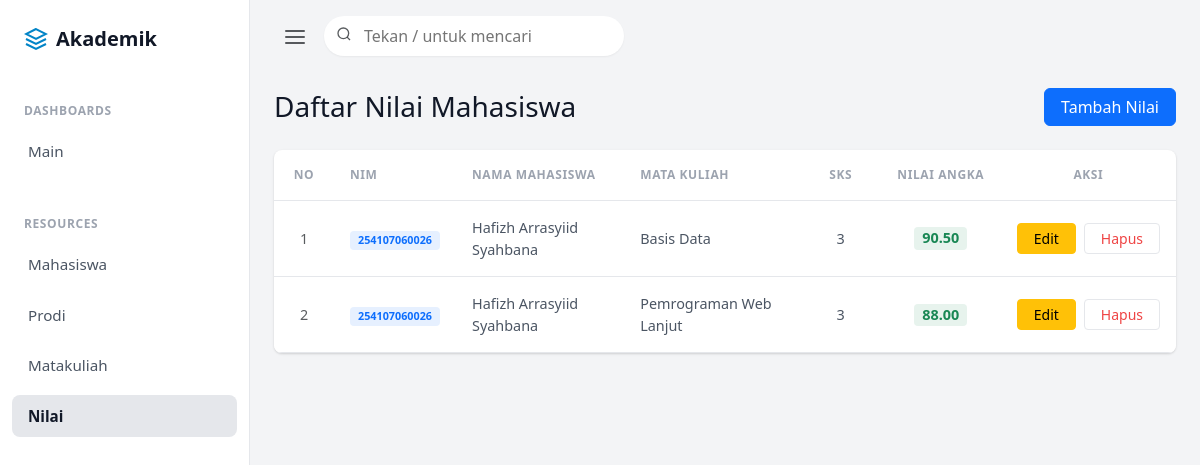
/index.php?page=nilai, run on the app's committed database.
### tables this page shows
CREATE TABLE nilai (
    id_nilai INT AUTO_INCREMENT PRIMARY KEY,
    nim VARCHAR(20),
    kode_mk VARCHAR(10),
    nilai_angka DECIMAL(5, 2),
    FOREIGN KEY (nim) REFERENCES mahasiswa (nim) ON DELETE CASCADE,
    FOREIGN KEY (kode_mk) REFERENCES matakuliah (kode_mk) ON DELETE CASCADE
);

CREATE TABLE mahasiswa (
    nim VARCHAR(20) PRIMARY KEY,
    nama_lengkap VARCHAR(150) NOT NULL,
    id_prodi INT,
    angkatan INT,
    FOREIGN KEY (id_prodi) REFERENCES prodi (id_prodi) ON DELETE SET NULL
);

CREATE TABLE matakuliah (
    kode_mk VARCHAR(10) PRIMARY KEY,
    nama_mk VARCHAR(100) NOT NULL,
    sks INT NOT NULL
);

### views/nilai/nilai.php (the view)
<?php require_once __DIR__ . '/../../config/koneksi.php'; ?>
<div class="d-flex justify-content-between align-items-center mb-4">
    <h3 class="fw-normal mb-0" style="color: var(--nova-heading);">Daftar Nilai Mahasiswa</h3>
    <a href="index.php?page=nilaiCreate" class="btn btn-primary px-3">Tambah Nilai</a>
</div>
<div class="nova-card overflow-hidden">
    <div class="table-responsive">
        <table class="table align-middle mb-0">
            <thead>
                <tr>
                    <th class="text-center" style="width: 60px;">No</th>
                    <th>NIM</th>
                    <th>Nama Mahasiswa</th>
                    <th>Mata Kuliah</th>
                    <th class="text-center" style="width: 80px;">SKS</th>
                    <th class="text-center" style="width: 120px;">Nilai Angka</th>
                    <th class="text-center" style="width: 100px;">Aksi</th>
                </tr>
            </thead>
            <tbody>
                <?php
                $query = "SELECT n.id_nilai, m.nim, m.nama_lengkap, mk.nama_mk, mk.sks, n.nilai_angka
                          FROM nilai n
                          INNER JOIN mahasiswa m ON n.nim = m.nim
                          INNER JOIN matakuliah mk ON n.kode_mk = mk.kode_mk
                          ORDER BY m.nama_lengkap ASC, mk.nama_mk ASC";
                $result = mysqli_query($conn, $query);
                $no = 1;
                while ($row = mysqli_fetch_assoc($result)) :
                ?>
                    <tr>
                        <td class="text-center text-muted"><?= $no++ ?></td>
                        <td><span class="badge bg-primary bg-opacity-10 text-primary px-2 py-1 rounded-1"><?= $row['nim'] ?></span></td>
                        <td><?= $row['nama_lengkap'] ?></td>
                        <td><?= $row['nama_mk'] ?></td>
                        <td class="text-center"><?= $row['sks'] ?></td>
                        <td class="text-center">
                            <span class="badge bg-success bg-opacity-10 text-success px-2 py-1 rounded-1" style="font-size: 0.9rem;">
                                <?= number_format($row['nilai_angka'], 2) ?>
                            </span>
                        </td>
                        <td class="text-center">
                            <div class="d-flex justify-content-center gap-2">
                                <a href="index.php?page=nilaiEdit&id=<?= $row['id_nilai'] ?>"
                                    class="btn btn-warning btn-sm fw-medium px-3">Edit</a>
                                <a href="controllers/nilaiController.php?aksi=hapus&id=<?= $row['id_nilai'] ?>"
                                    class="btn btn-danger btn-sm px-3"
                                    onclick="return confirm('Yakin menghapus nilai ini?')">Hapus</a>
                            </div>
                        </td>
                    </tr>
                <?php endwhile; ?>
            </tbody>
        </table>
    </div>
</div>

### assets/css/style.css (style rules this page uses)
:root { --nova-bg: #f3f4f6; --nova-sidebar: #ffffff; --nova-text: #4b5563; --nova-heading: #111827; --nova-muted: #9ca3af; --nova-primary: #0ea5e9; --nova-primary-hover: #0284c7; --nova-border: #e5e7eb; --nova-create: #01bd3d; }
body { background-color: var(--nova-bg) !important; color: var(--nova-text); font-family: system-ui, -apple-system, sans-serif; }
.nova-card { background-color: #fff; border-radius: 0.5rem; box-shadow: 0 1px 3px 0 rgba(0, 0, 0, 0.1), 0 1px 2px 0 rgba(0, 0, 0, 0.06); border: none; }
.table { margin-bottom: 0; }
.table th { background-color: transparent !important; color: var(--nova-muted); font-size: 0.75rem; font-weight: 700; text-transform: uppercase; letter-spacing: 0.05em; border-bottom: 1px solid var(--nova-border); padding: 1rem; }
.table td { padding: 1rem; vertical-align: middle; border-bottom: 1px solid var(--nova-border); color: var(--nova-text); font-size: 0.9rem; }
.btn-danger { background-color: #fff !important; color: #ef4444 !important; border: 1px solid #e5e7eb !important; font-weight: 500; }

### data on the page
nilai: nim.nim "254107060026", nim.nama_lengkap "Hafizh Arrasyiid Syahbana", kode_mk.nama_mk "Basis Data", kode_mk.sks "3", nilai_angka "90.50"
nilai: nim.nim "254107060026", nim.nama_lengkap "Hafizh Arrasyiid Syahbana", kode_mk.nama_mk "Pemrograman Web Lanjut", kode_mk.sks "3", nilai_angka "88.00"
